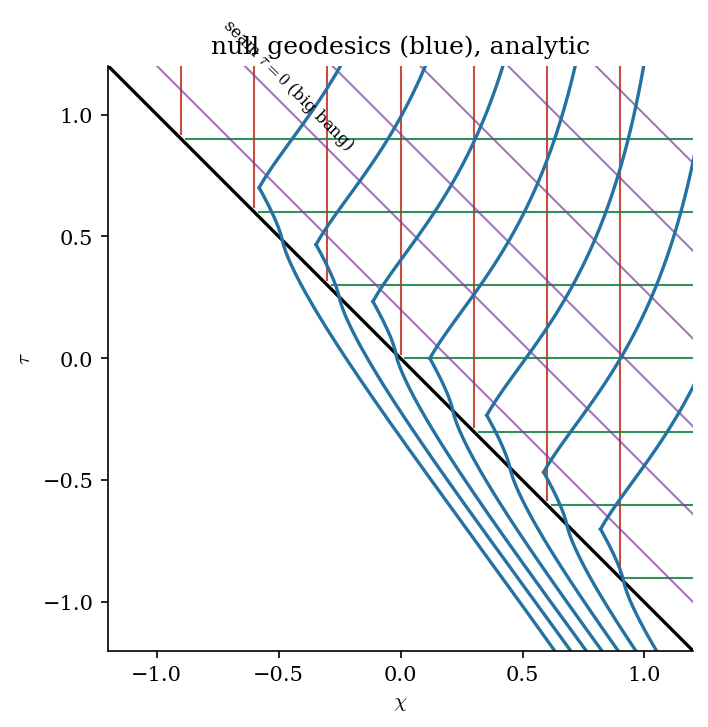

Reproduce this figure in Python.
import numpy as np, matplotlib; matplotlib.use('Agg'); import matplotlib.pyplot as plt
from scipy.integrate import solve_ivp
plt.rcParams.update({'font.family':'serif','font.size':10,'mathtext.fontset':'cm'})
def rp(ttil):  # r'(tau~) = cosh(1.5 t) sinh(1.5 t)^{-1/3}, for tau~>0
    s=1.5*ttil; return np.cosh(s)*np.abs(np.sinh(s))**(-1/3)
def nullode(chi,tau,sign): return [sign*rp(tau[0]+chi)]
fig,ax=plt.subplots(figsize=(5.4,5.0)); FUND,FLAT,PHOT,SPH='#c0392b','#1e8449','#2471a3','#7d3c98'
X0,X1=-1.2,1.2
# seam tau~=0 (big bang)
ax.plot([X0,X1],[-X0,-X1],color='k',lw=1.6); ax.text(-0.75,0.86,'seam $\\tilde\\tau=0$ (big bang)',fontsize=8,rotation=-45)
# coordinate families (only where tau~=tau+chi>0)
for c in np.linspace(-0.9,0.9,7):  # constant chi (fundamental, vertical, red)
    tt=np.linspace(max(-c+0.02,-1.2),1.2,50); ax.plot([c]*len(tt),tt,color=FUND,lw=1.0,alpha=0.9)
for c in np.linspace(-0.9,0.9,7):  # constant tau (flat space, horizontal, green)
    xx=np.linspace(max(-c+0.02,-1.2),1.2,50); ax.plot(xx,[c]*len(xx),color=FLAT,lw=1.0,alpha=0.9)
for d in np.linspace(0.2,2.0,6):   # constant tau~ (S3 layers, diagonal, purple)
    ax.plot([X0,X1],[d-X0,d-X1],color=SPH,lw=1.0,alpha=0.7)
# NULL geodesics (curved) - integrate dtau/dchi = +- r'(tau+chi)
for tau0 in np.linspace(-0.7,0.7,7):
    for sgn in (+1,-1):
        chi0=-tau0+0.12  # start just above the seam
        sol=solve_ivp(nullode,[chi0,1.25],[tau0],args=(sgn,),max_step=0.01,dense_output=True)
        m=sol.y[0]<1.25
        ax.plot(sol.t[m],sol.y[0][m],color=PHOT,lw=1.6)
ax.set_xlim(X0,X1); ax.set_ylim(X0,X1); ax.set_aspect('equal')
ax.set_xlabel(r'$\chi$'); ax.set_ylabel(r'$\tau$'); ax.set_title('null geodesics (blue), analytic')
for s in ['top','right']: ax.spines[s].set_visible(False)
plt.tight_layout(); plt.savefig('_proto_nulls.png',dpi=150,bbox_inches='tight'); print('ok')
